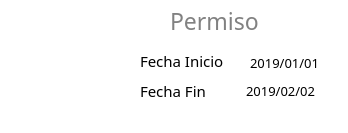
<?xml version="1.0" encoding="UTF-8"?>
<ui version="4.0">
 <class>empleado_tarjeta_permiso</class>
 <widget class="QDialog" name="empleado_tarjeta_permiso">
  <property name="geometry">
   <rect>
    <x>0</x>
    <y>0</y>
    <width>348</width>
    <height>133</height>
   </rect>
  </property>
  <property name="windowTitle">
   <string>Dialog</string>
  </property>
  <property name="styleSheet">
   <string notr="true">
background-color: rgb(255, 255, 255);</string>
  </property>
  <widget class="QLabel" name="foto">
   <property name="geometry">
    <rect>
     <x>10</x>
     <y>10</y>
     <width>100</width>
     <height>100</height>
    </rect>
   </property>
   <property name="maximumSize">
    <size>
     <width>100</width>
     <height>100</height>
    </size>
   </property>
   <property name="styleSheet">
    <string notr="true">background:none;
background-color:none;</string>
   </property>
   <property name="text">
    <string/>
   </property>
   <property name="pixmap">
    <pixmap resource="../../resources.qrc">:/imagenes/Imagenes/imgPrueba.png</pixmap>
   </property>
   <property name="scaledContents">
    <bool>true</bool>
   </property>
  </widget>
  <widget class="QLabel" name="label">
   <property name="geometry">
    <rect>
     <x>140</x>
     <y>50</y>
     <width>101</width>
     <height>21</height>
    </rect>
   </property>
   <property name="font">
    <font>
     <family>Montserrat</family>
     <pointsize>11</pointsize>
    </font>
   </property>
   <property name="text">
    <string>Fecha Inicio</string>
   </property>
  </widget>
  <widget class="QLabel" name="label_2">
   <property name="geometry">
    <rect>
     <x>140</x>
     <y>80</y>
     <width>81</width>
     <height>21</height>
    </rect>
   </property>
   <property name="font">
    <font>
     <family>Montserrat</family>
     <pointsize>11</pointsize>
    </font>
   </property>
   <property name="text">
    <string>Fecha Fin</string>
   </property>
  </widget>
  <widget class="QLabel" name="label_3">
   <property name="geometry">
    <rect>
     <x>170</x>
     <y>10</y>
     <width>101</width>
     <height>21</height>
    </rect>
   </property>
   <property name="font">
    <font>
     <family>Montserrat</family>
     <pointsize>17</pointsize>
    </font>
   </property>
   <property name="styleSheet">
    <string notr="true">color: #818181;
background:none;</string>
   </property>
   <property name="text">
    <string>Permiso</string>
   </property>
  </widget>
  <widget class="QLabel" name="lbl_fecha_inicio">
   <property name="geometry">
    <rect>
     <x>250</x>
     <y>52</y>
     <width>91</width>
     <height>21</height>
    </rect>
   </property>
   <property name="font">
    <font>
     <family>Montserrat Light</family>
     <pointsize>10</pointsize>
    </font>
   </property>
   <property name="text">
    <string>2019/01/01</string>
   </property>
  </widget>
  <widget class="QLabel" name="lbl_fecha_fin">
   <property name="geometry">
    <rect>
     <x>246</x>
     <y>80</y>
     <width>91</width>
     <height>21</height>
    </rect>
   </property>
   <property name="font">
    <font>
     <family>Montserrat Light</family>
     <pointsize>10</pointsize>
    </font>
   </property>
   <property name="text">
    <string>2019/02/02</string>
   </property>
  </widget>
 </widget>
 <resources>
  <include location="../../resources.qrc"/>
 </resources>
 <connections/>
</ui>
